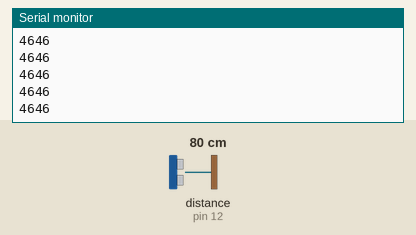
Recording of a sketch running on a simulated Arduino Uno, built with avr-gcc and run on an emulated ATmega328P. Parts: the last lines printed to the serial monitor. Wiring (inferred from the names in the program): ultrasonic range finder: trigger pin 11; echo pin 12. The inputs (shaded band) are chosen by the test bench; at power-on: distance to the obstacle (sensor on pin 12) 80 cm. The echo pulse lasts 58.3 µs per cm.

Above: at 1.2 s.
1.3 s: distance to the obstacle (sensor on pin 12) set to 2 cm
At 1.38 s:
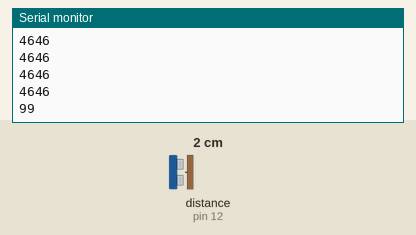
2.8 s: distance to the obstacle (sensor on pin 12) set to 4 cm
At 2.89 s:
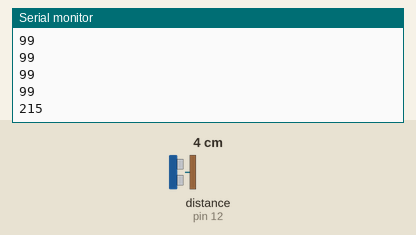
Timing chart, 0 to 5.8 s (numbered marks = the images above; inputs shaded):
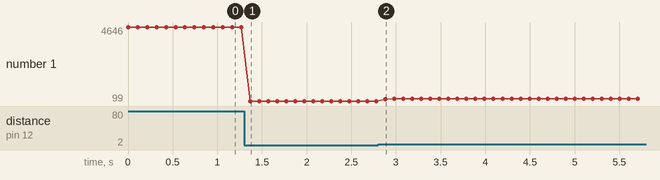

The sketch:

HC_test.ino
```cpp
const int TRIG_PIN = 11;
const int ECHO_PIN = 12;
const unsigned long ECHO_TIMEOUT_US = 30000UL;

void setup() {
  pinMode(TRIG_PIN, OUTPUT);
  pinMode(ECHO_PIN, INPUT);

  digitalWrite(TRIG_PIN, LOW);

  Serial.begin(9600);
}

void loop() {
  // Send a 10 microsecond trigger pulse.
  digitalWrite(TRIG_PIN, LOW);
  delayMicroseconds(2);
  digitalWrite(TRIG_PIN, HIGH);
  delayMicroseconds(10);
  digitalWrite(TRIG_PIN, LOW);

  // Print the echo pulse width in microseconds (0 on timeout).
  unsigned long pulseWidthUs = pulseIn(ECHO_PIN, HIGH, ECHO_TIMEOUT_US);
  Serial.println(pulseWidthUs);

  delay(100);
}
```

Measured:
- after the input at 1.3 s, the serial monitor: prints a new line after 0.07 s (image 1)
- after the input at 2.8 s, the serial monitor: prints a new line after 0.08 s (image 2)
- plotted number 1: 4646 → 99 after the input at 1.3 s, 99 → 235 after the input at 2.8 s
